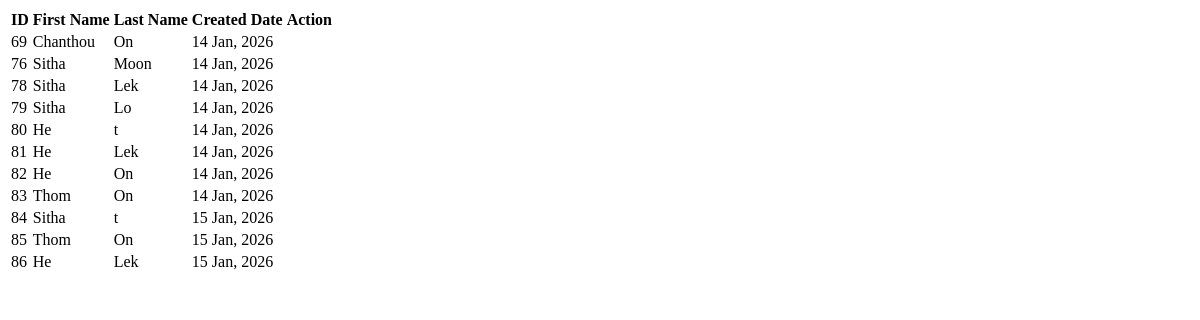
The app's page /search/, older data.
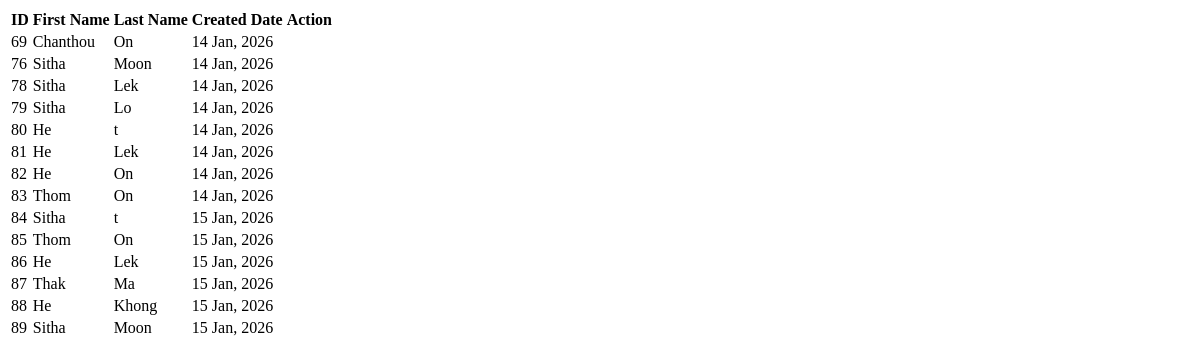
The same page, newer data.
### apps/teacher/models.py (models this page shows, shortened)
class Teacher(models.Model):
    fname=models.CharField(max_length=200)
    lname=models.CharField(max_length=200)
    created_at=models.DateTimeField(auto_now_add=True)

### apps/teacher/views.py (the view)
# urls.py: path('search/',view=views.search,name="search"),
def search(request):
    query=request.GET.get('search','')
    teach=Teacher.objects.filter(
        Q(lname__icontains=query)|Q(fname__icontains=query)
    )
    return render(request,'partials/detail-list_teacher.html',{'teachers':teach})

### apps/teacher/templates/partials/detail-list_teacher.html (shortened to what this page needs)
<div class="col-sm-8" id="co8">
  <div id="tblteacher">
    <table class="table table-bordered table-hover shadow" >
      <thead class="table-primary">
        <tr >
          <th >ID</th>
          <th >First Name</th>
          <th>Last Name</th>
          <th>Created Date</th>
          <th class="text-center">Action</th>
        </tr>
      </thead>
      <tbody id="teacher_tbl">
        {%for teacher in teachers%}
        {%include 'partials/data_row-teacher.html'%}
        {%endfor%}
      </tbody>
    </table>
  </div>
</div>

### apps/teacher/templates/partials/data_row-teacher.html (shortened to what this page needs)
<tr>
  <td>{{teacher.id}}</td>
  <td>{{teacher.fname}}</td>
  <td>{{teacher.lname}}</td>
  <td>{{teacher.created_at|date:"d M, Y"}}</td>
  <td class="text-center">
  </td>
</tr>

Row changes from the older to the newer data that the page shows:
added Teacher: id "87", fname "Thak", lname "Ma", created_at "15 Jan, 2026"
added Teacher: id "88", fname "He", lname "Khong", created_at "15 Jan, 2026"
added Teacher: id "89", fname "Sitha", lname "Moon", created_at "15 Jan, 2026"
